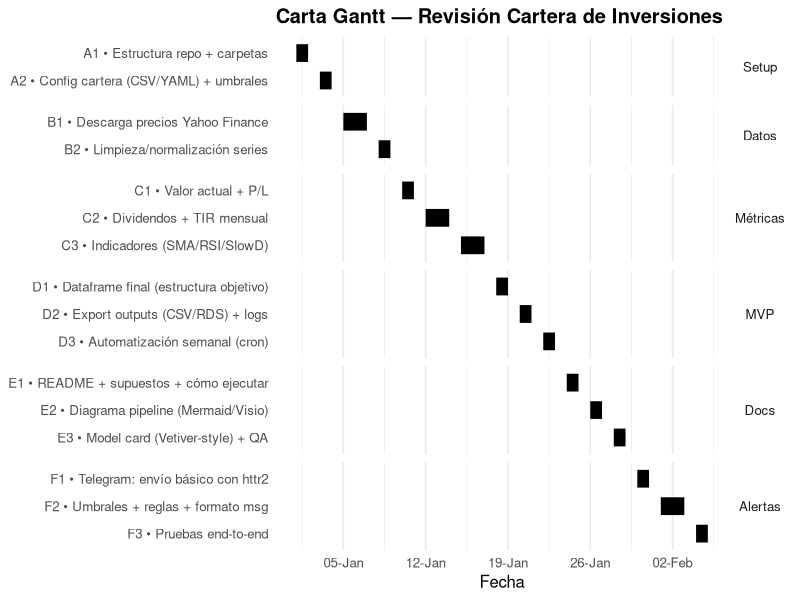
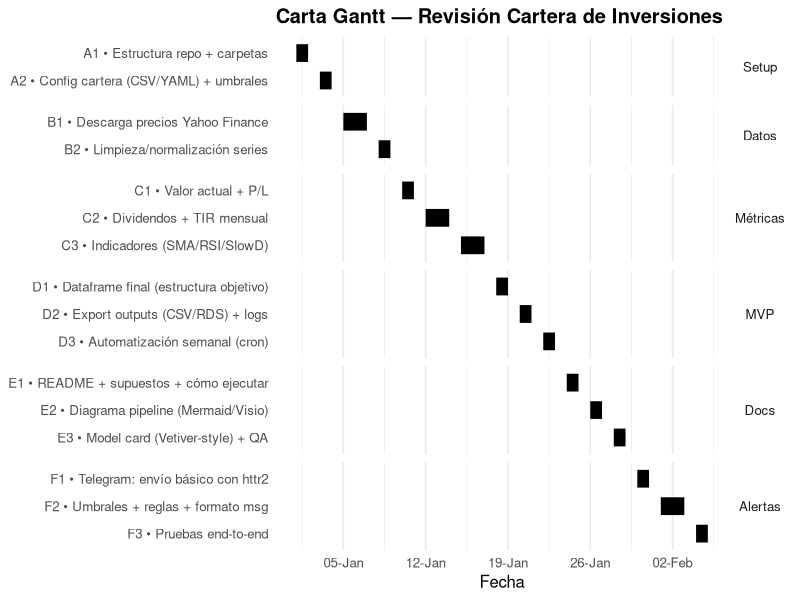

R code for these plots, in order: (Note: this script raises an error after producing the figures.)
# install.packages(c("tidyverse", "lubridate"))
library(tidyverse)
library(lubridate)

# --- Parámetros de planificación (ajusta fechas a tu realidad) ---
inicio_proyecto <- as.Date("2026-01-01")  # Lunes recomendado

plan <- tribble(
  ~id, ~fase, ~tarea, ~inicio, ~fin, ~responsable,
  "A1", "Setup", "Estructura repo + carpetas",         inicio_proyecto,                 inicio_proyecto + days(1), "Eduardo",
  "A2", "Setup", "Config cartera (CSV/YAML) + umbrales", inicio_proyecto + days(2),       inicio_proyecto + days(3), "Eduardo",
  
  "B1", "Datos", "Descarga precios Yahoo Finance",     inicio_proyecto + days(4),       inicio_proyecto + days(6), "Eduardo",
  "B2", "Datos", "Limpieza/normalización series",      inicio_proyecto + days(7),       inicio_proyecto + days(8), "Eduardo",
  
  "C1", "Métricas", "Valor actual + P/L",              inicio_proyecto + days(9),       inicio_proyecto + days(10), "Eduardo",
  "C2", "Métricas", "Dividendos + TIR mensual",        inicio_proyecto + days(11),      inicio_proyecto + days(13), "Eduardo",
  "C3", "Métricas", "Indicadores (SMA/RSI/SlowD)",     inicio_proyecto + days(14),      inicio_proyecto + days(16), "Eduardo",
  
  "D1", "MVP", "Dataframe final (estructura objetivo)", inicio_proyecto + days(17),     inicio_proyecto + days(18), "Eduardo",
  "D2", "MVP", "Export outputs (CSV/RDS) + logs",      inicio_proyecto + days(19),      inicio_proyecto + days(20), "Eduardo",
  "D3", "MVP", "Automatización semanal (cron)",        inicio_proyecto + days(21),      inicio_proyecto + days(22), "Eduardo",
  
  "E1", "Docs", "README + supuestos + cómo ejecutar",  inicio_proyecto + days(23),      inicio_proyecto + days(24), "Eduardo",
  "E2", "Docs", "Diagrama pipeline (Mermaid/Visio)",   inicio_proyecto + days(25),      inicio_proyecto + days(26), "Eduardo",
  "E3", "Docs", "Model card (Vetiver-style) + QA",     inicio_proyecto + days(27),      inicio_proyecto + days(28), "Eduardo",
  
  "F1", "Alertas", "Telegram: envío básico con httr2", inicio_proyecto + days(29),      inicio_proyecto + days(30), "Eduardo",
  "F2", "Alertas", "Umbrales + reglas + formato msg",  inicio_proyecto + days(31),      inicio_proyecto + days(33), "Eduardo",
  "F3", "Alertas", "Pruebas end-to-end",               inicio_proyecto + days(34),      inicio_proyecto + days(35), "Eduardo"
) %>%
  mutate(
    tarea = paste0(id, " • ", tarea),
    fase = factor(fase, levels = c("Setup","Datos","Métricas","MVP","Docs","Alertas"))
  )

# --- Gantt con ggplot ---
gantt <- ggplot(plan, aes(y = fct_rev(tarea))) +
  geom_segment(aes(x = inicio, xend = fin, yend = fct_rev(tarea)), linewidth = 6) +
  facet_grid(fase ~ ., scales = "free_y", space = "free_y") +
  scale_x_date(date_breaks = "1 week", date_labels = "%d-%b") +
  labs(
    title = "Carta Gantt — Revisión Cartera de Inversiones",
    x = "Fecha",
    y = NULL
  ) +
  theme_minimal(base_size = 12) +
  theme(
    panel.grid.major.y = element_blank(),
    strip.text.y = element_text(angle = 0),
    plot.title = element_text(face = "bold")
  )

print(gantt)

# Guardar imagen
ggsave("docs/gantt_cartera.png", gantt, width = 12, height = 8, dpi = 200)

# Guardar plan como CSV para versionarlo
write_csv(plan, "docs/planificacion_gantt.csv")